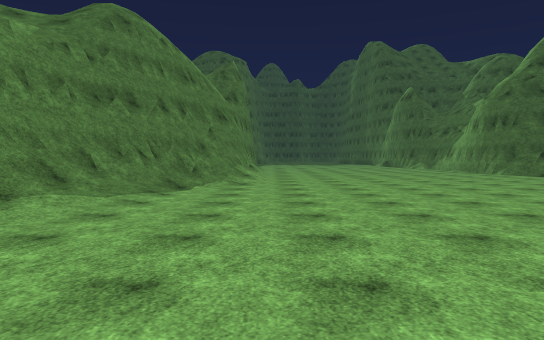
view 1 (above)

24 first-person views from a walk through a scene from a Unity 3-D project. The camera is 1.4 m above the floor, tilts 2° down and sees 70° across. The floor is counted in squares, 2.4 m on a side. Each view is taken from the middle of a square. On the plan, view 1 faces up. The plan holds only what a view shows up to about 10 squares ahead; the rest is blank. The place goes on beyond the plan. The player is left out. Surface patterns are stand-ins for the level's own textures.

view 2
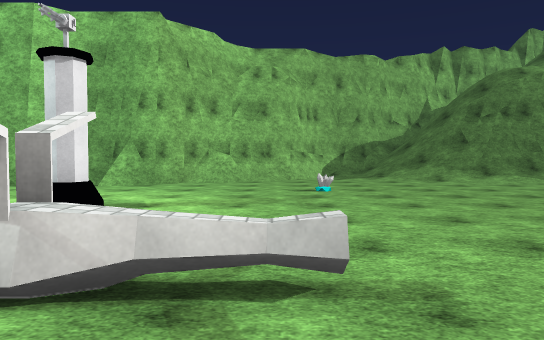

view 3
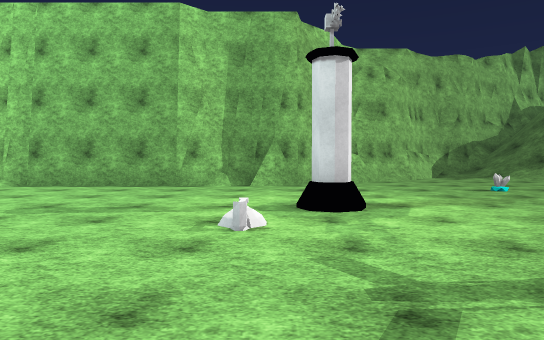

view 4
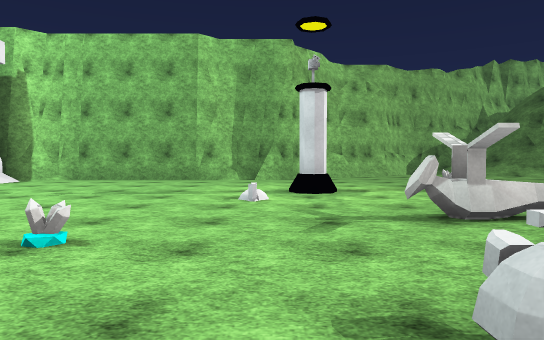

view 5
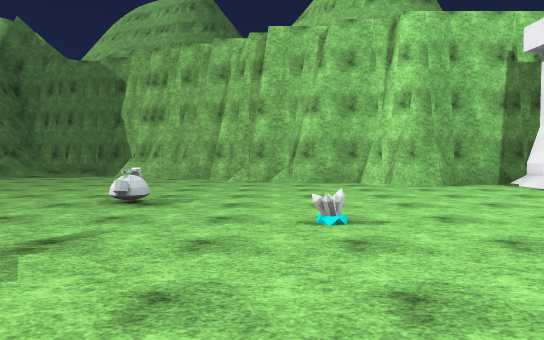

view 6
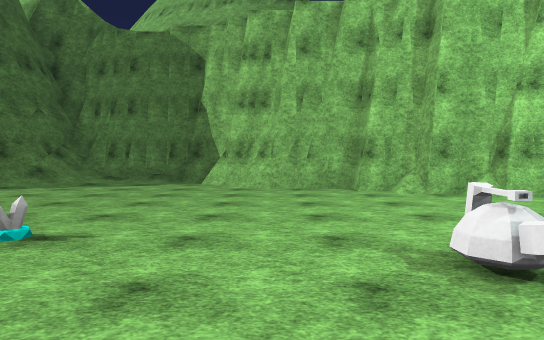

view 7
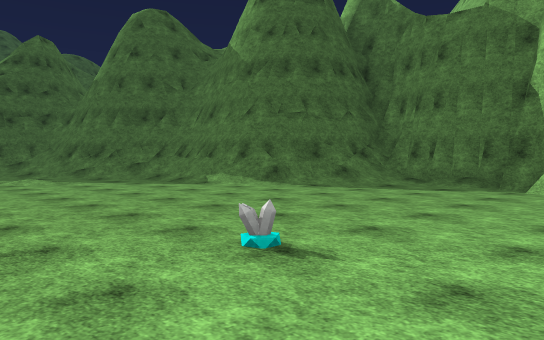

view 8
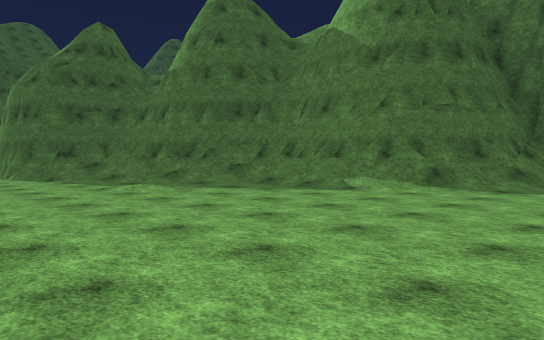

view 9
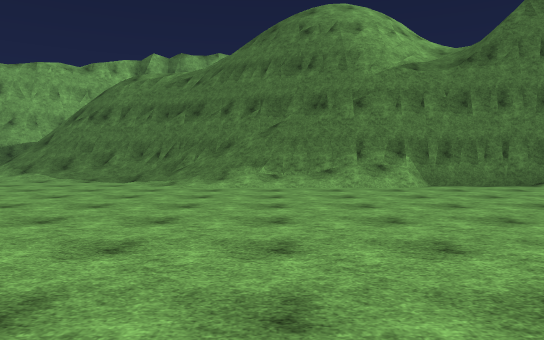

view 10
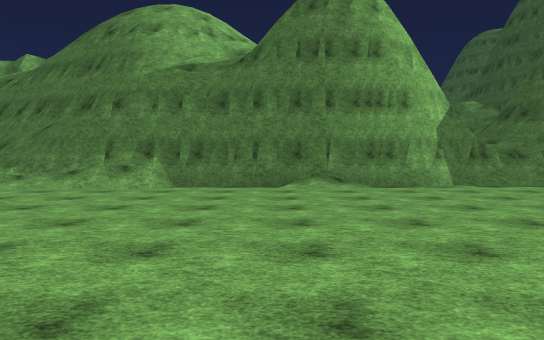

view 11
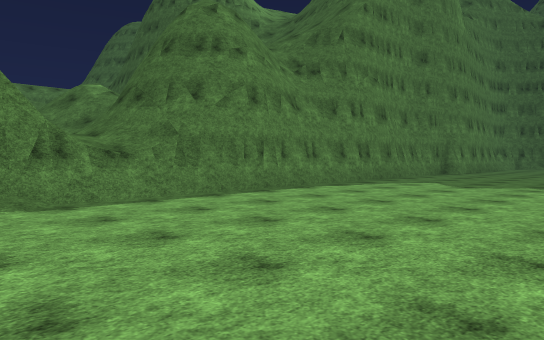

view 12
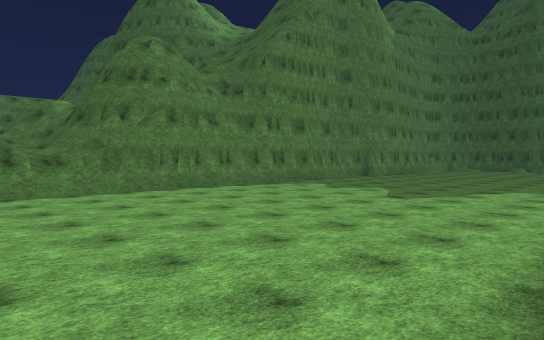

view 13
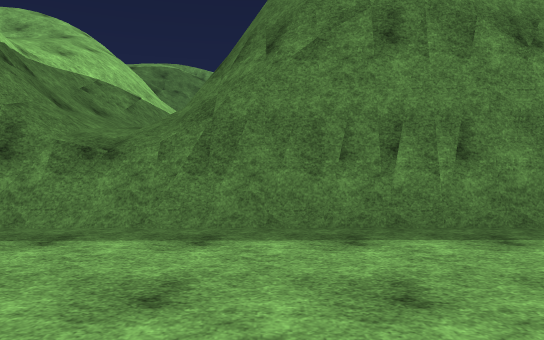

view 14
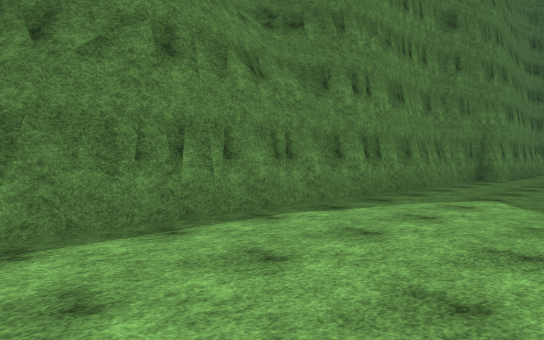

view 15
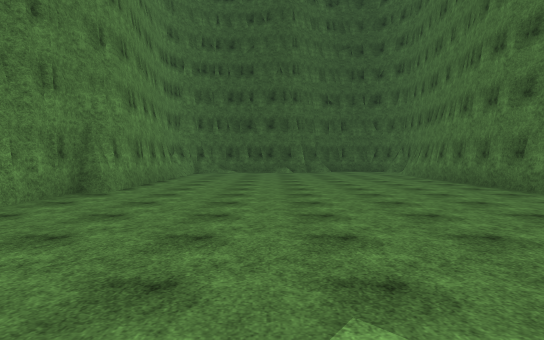

view 16
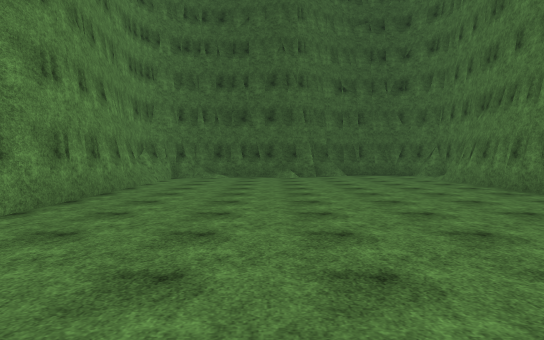

view 17
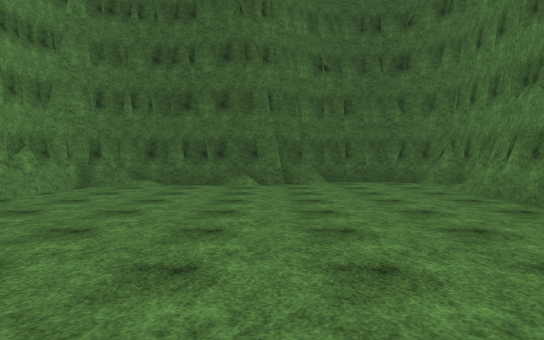

view 18
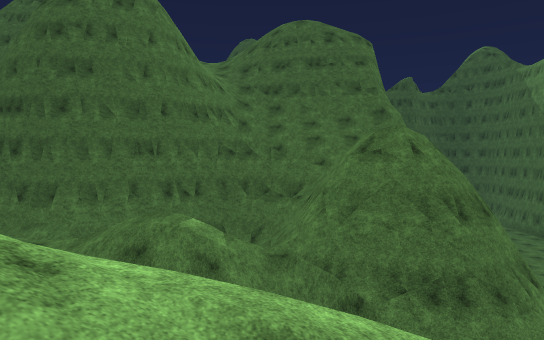

view 19
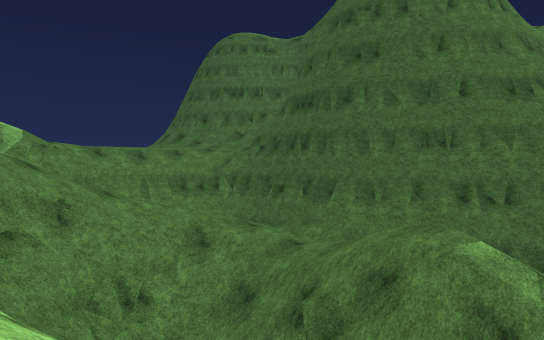

view 20
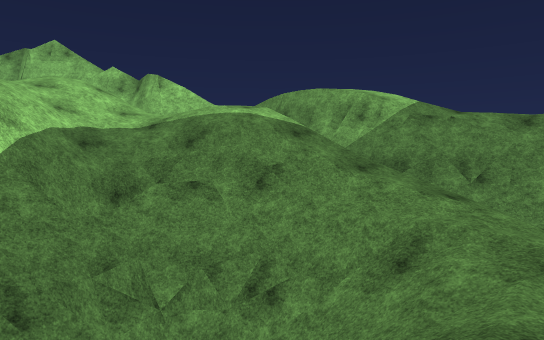

view 21
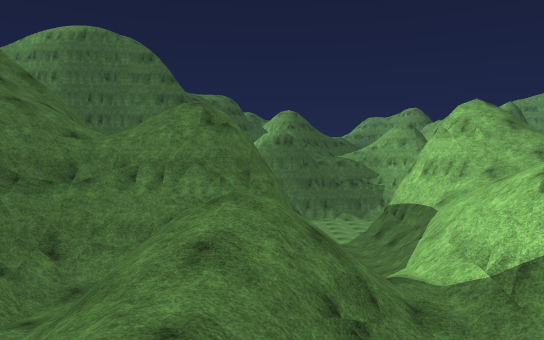

view 22
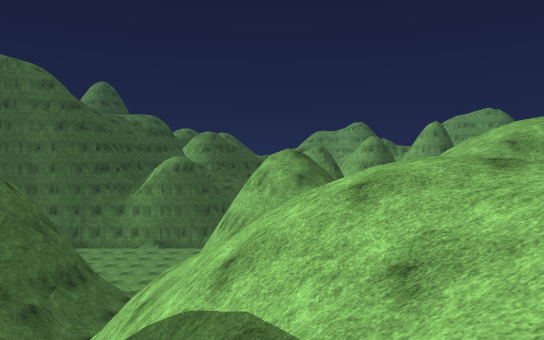

view 23
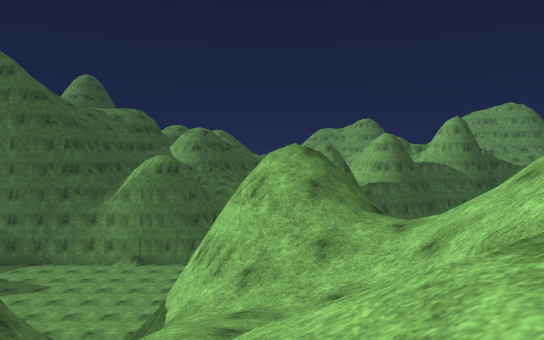

view 24
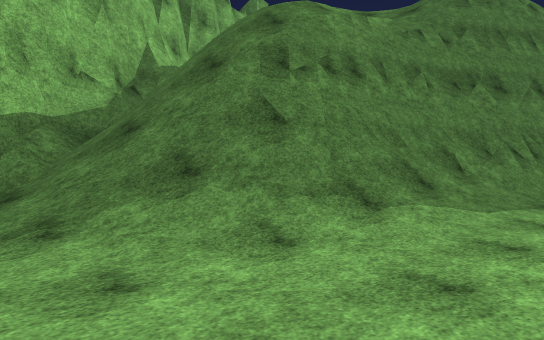

### Floor plan
Key: @ floor where view 1 was taken; # wall or solid block; . floor; / step, stairs or slope; = window, fence, low wall or low ledge; v drop or lower ground; O other object.
Columns run from 14 left of view 1 to 14 right of it. Each row starts with its distance up from view 1.
 40                  #####
 39              #####...#
 38              #.......#
 37              #.......#
 36              #.......#
 35              #.......#
 34              #.......#
 33              #.......#
 32              #.......#
 31             ##.......#
 30             #........
 29             #.......
 28             ##......
 27             ##......
 26       ###   #........
 25 ###### /##  #........
 24 #=///////#  #........
 23 #  //////####........
 22 # ///////####........
 21 # /#/==///##//.......
 20 # /#=/////////.......
 19 # /#=##=/=/###.......
 18 # /////////###...... /
 17   /////////=v#......
 16   ///////////#.......
 15    ///  ////##......./
 14         /////#.......
 13         // #=#...... /#
 12            /##/..... /##
 11            v##/.......//
 10         ///v##/......../#
  9         //v##/........./##
  8          /=##/.......././##
  7      #   /v#/........./../#
  6      #v  /##/...... ...../#
  5      ##v//##/...... ...../#
  4       ##/////..... ....../##
  3        #////.....  ......./##
  2        ##///.....  ......../#
  1           /.................#
  0           #..O@.......O.....#
 -1           #.......O........##
 -2           ##......O.......##
 -3            #....O....O....#
 -4            ##...O.........#
 -5             #............##
 -6             #......O.....#
 -7             #...........##
 -8             #.....  ....#
 -9             #...     ...#
-10             #//        /#
-11             #v          #

Where each view was taken, in squares from view 1:
view 1: 0 up, 0 right, facing up
view 2: 1 down, 6 right, facing left
view 3: 4 down, 6 right, facing left
view 4: 4 down, 8 right, facing left
view 5: 5 down, 2 right, facing right
view 6: 2 down, 5 right, facing right
view 7: 2 down, 6 right, facing up-right
view 8: 1 up, 5 right, facing up-right
view 9: 10 up, 7 right, facing left
view 10: 15 up, 7 right, facing left
view 11: 18 up, 4 right, facing up-left
view 12: 18 up, 7 right, facing up-left
view 13: 22 up, 2 right, facing left
view 14: 21 up, 2 right, facing up-left
view 15: 25 up, 2 right, facing up
view 16: 28 up, 2 right, facing up
view 17: 31 up, 3 right, facing up
view 18: 16 up, 6 left, facing up
view 19: 18 up, 6 left, facing up-left
view 20: 23 up, 8 left, facing down-left
view 21: 22 up, 12 left, facing right
view 22: 17 up, 12 left, facing right
view 23: 17 up, 9 left, facing right
view 24: 1 up, 1 left, facing up-left
